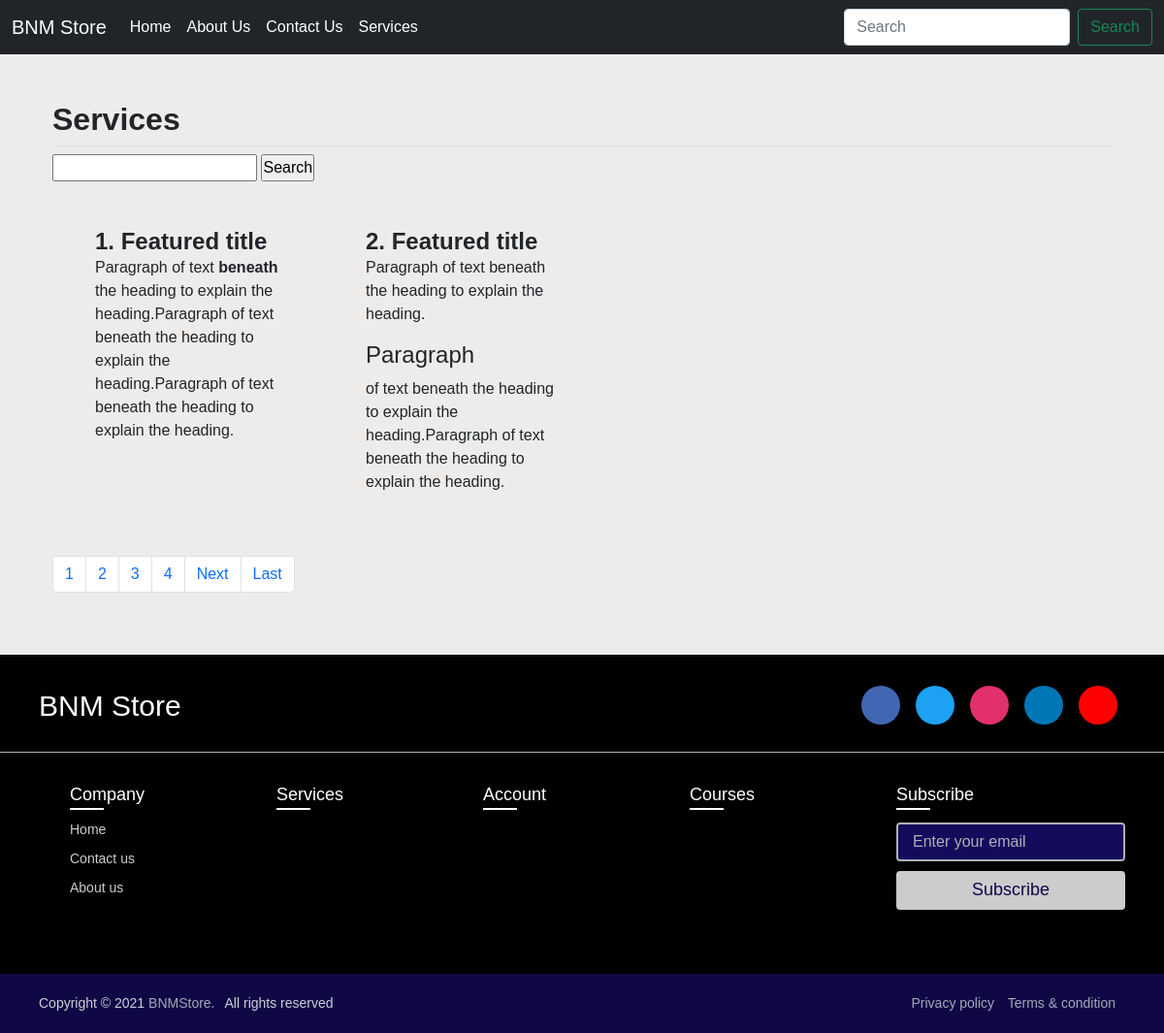
Page /services/ on the committed database.
### service/models.py (models this page shows)
class service(models.Model):
    service_icon=models.CharField(max_length=50)
    service_title=models.CharField(max_length=100)
    service_des=models.TextField()

### BNMStore/views.py (the view)
# urls.py: path('services/', views.services,),
def services(request):
    serviceData=service.objects.all()
    paginator = Paginator(serviceData,2)
    pagenumber= request.GET.get('page')
    servicedatafinal=paginator.get_page(pagenumber)
    totalpage = servicedatafinal.paginator.num_pages
    if request.method=="GET":
        st=request.GET.get('servicename')
        if st!=None:
            serviceData=service.objects.filter(service_title__icontains=st)
    data={
        'serviceData':servicedatafinal,
        'lastpage':totalpage,
        'totalpagelist':[n+1 for n in range(totalpage)]
    }
    return render (request, 'services.html',data)

### templates/services.html (shortened to what this page needs)
{% extends 'basic.html' %}
{% block content %}
<div class="container px-4 py-5" id="icon-grid">
    <h2 class="pb-2 border-bottom"> <b>Services</b> </h2>
    <form method="get">
        <input type="text" name="servicename" value="" />
        <input type="submit" value="Search" />
    </form>
    <div class="row row-cols-1 row-cols-sm-2 row-cols-md-3 row-cols-lg-4 g-4 py-5">
      {% for n in serviceData %}
      <div class="col d-flex align-items-start">
        <svg class="{{n.service_icon}}" width="1.75em" height="1.75em"><use xlink:href="#bootstrap"></use></svg>
        <div>
          <h4 class="fw-bold mb-0">{{n.service_title }}</h4>
          <p>{{n.service_des | safe }}</p>
        </div>
      </div>
      {% empty %}
      No Records Found...
      {% endfor %}
    </div>
    <nav aria-label="Page navigation example">
      <ul class="pagination">
        {% for n in totalpagelist %}
        <li class="page-item"><a class="page-link" href="/services/?page={{n}}">{{n}}</a></li>
        {% endfor %}
        {% if serviceData.has_next %}
        <li class="page-item"><a class="page-link" href="/services/?page={{serviceData.next_page_number}}">Next</a></li>
        <li class="page-item"><a class="page-link" href="/services/?page={{lastpage}}">Last</a></li>
        {% endif %}
      </ul>
    </nav>
  </div>
{% endblock %}

### templates/header.html (style rules this page uses)
.row { --bs-gutter-x: 1.5rem; --bs-gutter-y: 0; display: flex; flex-wrap: wrap; margin-top: calc(var(--bs-gutter-y) * -1); margin-right: calc(var(--bs-gutter-x) * -.5); margin-left: calc(var(--bs-gutter-x) * -.5); }
* { margin: 0; padding: 0; box-sizing: border-box; font-family: "Poppins" , sans-serif; }

### rows in the picture
service: service_title "1. Featured title", service_des "Paragraph of text beneath the heading to explain the heading.Paragraph of text beneath the heading to explain the heading.Paragraph of text beneath the heading to explain the heading."
service: service_title "2. Featured title", service_des "Paragraph of text beneath the heading to explain the heading. Paragraph of text beneath the heading to explain the heading.Paragraph of text beneath the heading to explain the heading."

### other values in the picture
{{ n }} "1" "2" "3" "4"
